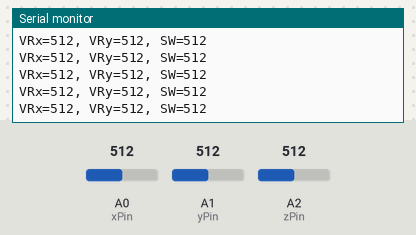
The sketch below on a simulated Arduino Uno, built with avr-gcc and run on an emulated ATmega328P. Parts: the last lines printed to the serial monitor. The inputs (shaded band) are chosen by the test bench; at power-on: A1 (yPin) = 512, A0 (xPin) = 512, A2 (zPin) = 512.

Above: at 7.2 s.
7.3 s: A1 (yPin) set to 991
At 7.36 s:
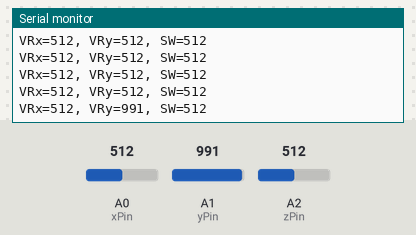
10.3 s: A1 (yPin) set to 1011
At 10.39 s:
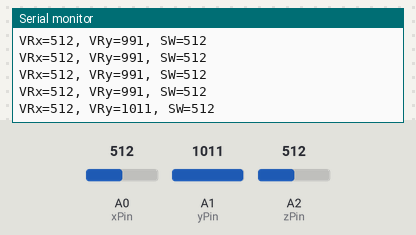
Timing chart, 0 to 12.8 s (numbered marks = the images above; inputs shaded):
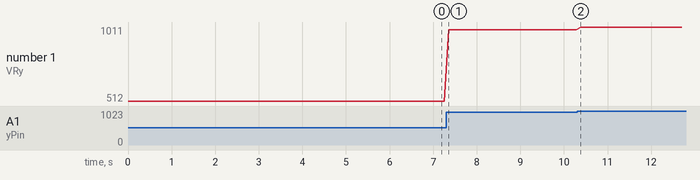

Measured:
- after the input at 7.3 s, the serial monitor: prints a new line after 0.06 s (image 1)
- after the input at 10.3 s, the serial monitor: prints a new line after 0.08 s (image 2)
- plotted number 1: 512 → 991 after the input at 7.3 s, 991 → 1011 after the input at 10.3 s

The sketch:

joystick.ino
```cpp
int xPin = 0;  //X軸 接類比A0
int yPin = 1;  //Y軸 接類比A1
int zPin = 2;  //Z軸 接類比A2

int xval=0;    //Ｘ軸變數
int yval=0;    //Ｙ軸變數
int zval=0;    //Ｚ軸變數


void setup() {
  Serial.begin(9600);  // 視窗baud rate
}

void loop() {

  xval = analogRead(xPin);   //讀取X軸數值到xval變數
  yval = analogRead(yPin);   //讀取Y軸數值到yval變數
  zval = analogRead(zPin);   //讀取Z軸數值到zval變數

  char buf[100];
  sprintf(buf, "VRx=%d, VRy=%d, SW=%d", xval, yval, zval);
  Serial.println(buf);

  delay(100);

}
```
